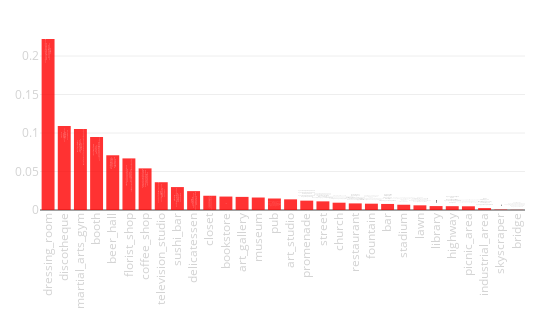

Write notebook code for a chart like this one.
### Code cell
tags_rate(city_data)

### Figure 1 — Plotly figure (JSON) as saved in the notebook; plotly's stock layout.template omitted (floating-point values rounded to 4 significant figures)
{"data": [{"hoverinfo": "y+text", "marker": {"color": "red"}, "opacity": 0.8, "text": ["Polaris_Lux<br>Салон_Одежды_Сливки<br>Новостройки_Тулы<br>Персона_Grata_Persona_Grata<br>Make_Up_Studio_by_Romanova_Anna", "Клуб_Облака<br>Hardy_Bar<br>The_Office_Nargilia_Тула<br>Башня<br>Баритон", "Федерация_спортивной_акробатики_Тульской_области<br>Своя_Йога<br>Хулиган_nomberone<br>Спортзал_Хулиган<br>Calipso_Dance_Centre", "Сеть_Кафе_Ресторанов_Ханой_Тула<br>Клаустрофобия_Тула<br>Синема_Стар<br>Tui_Тула<br>Brow_Service_Center", "Паб_3_Сестры<br>Винный_Погреб<br>_ernovar_Тула<br>Saldens_Taphouse<br>Советский_спорт", "Студия_флористического_дизайна_Цветочный_стиль<br>1000_цветов_Тула<br>Кирова<br>Набережная_Упы<br>Площадь_Ленина_Тула_Россия", "Кофейный_дом_orus<br>Два_Пекаря<br>BARY_на_Первомайской<br>BARY_на_Первомайской<br>BARY_на_Красноармейском", "ГТРК_Тула<br>Hookah_Place<br>Реалити_квест_ВЫХОД_Тула<br>Rixos<br>Великий_Гэтсби_бар_караоке", "Кафе_Зерна<br>Check_In_BAR<br>Диалектика<br>Vеранда_I_Garden_Street_Food<br>Mama_Mia", "Кофейня_38<br>Фо_Бо_вьетнамская_кухня<br>Раковарня_Клешня<br>Burger_Heroes<br>Drova", "Салон_Одежды_Сливки<br>Бутик_Галерея<br>DENNY_ROSE_Тула<br>Discovery_Store<br>Революции_17", "Тульская_областная_универсальная_научная_библиотека<br>Ворота_Солнца_Бар_и_Еда_<br>Корней_Иванович_Детские_книги_в_Туле<br>Ресторан_Библиотека_Тула<br>Винный_Погреб", "Тульский_областной_художественный_музей_The_Tula_Museum_of_Fine_Arts<br>Выставочный_Зал<br>Тульский_музей_Изобразительных_Искусств<br>Выставочный_зал<br>АртИзба", "Тульский_областной_художественный_музей_The_Tula_Museum_of_Fine_Arts<br>Тульский_музей_Изобразительных_Искусств<br>Выставочный_Зал<br>Студия_Татуировки_Забей<br>Пункт_выдачи_заказов_на_Каминского_21", "Барвиха_Лаунж_Тула<br>Дом_15<br>Караоке_Лофт_Люди<br>Пивоварня_Августин<br>Другое_дело", "Выставочный_зал<br>Тульский_областной_художественный_музей_The_Tula_Museum_of_Fine_Arts<br>АртИзба<br>Выставочный_Зал<br>Тульский_музей_Изобразительных_Искусств", "Тульская_Набережная<br>Тульская_Набережная<br>Набережная<br>Тульская_Набережная<br>На_набережной", "Салон_Одежды_Сливки<br>Площадь_Ленина_г_Тула<br>TOPGUN_Barbershop<br>Mcdonalds_Tula<br>Философия_AS_Галерея_моды", "Nicholas_Zaretsky_Church<br>Свято_Успенский_Кафедральный_Собор<br>Успенский_Кафедральный_Собор_Г_Тула<br>Храм_Двенадцати_Апостолов<br>Успенский_Собор_Г_тула", "Burger_Heroes<br>Другое_Дело<br>Ресторан_Библиотека_Тула<br>Кофейный_дом_orus<br>Хинкальная_У_Кремля", "Театральный_Сквер<br>Парк_Им_Белоусова<br>Тула<br>Городской_Кремлевский_Сад_Тула<br>Крестовоздвиженская_Площадь", "Паб_3_Сестры<br>Old_Boy_Bar<br>_ernovar_Тула<br>Dream_Bar<br>Старая_Тульская_аптека", "Центральный_Стадион_Арсенал<br>Football_Academy_Dmitry_Alenichev_in_Tula<br>Estadio_Arsenal<br>Арсенал<br>Arsenal_Stadion", "Кирова<br>11_Hotel_Garden_Tula_Russia<br>Тульская_Набережная<br>Берёзкино_Коттеджный_посёлок<br>Парк_Им_Белоусова", "Ворота_Солнца_Бар_и_Еда_<br>Тульская_областная_универсальная_научная_библиотека<br>Ресторан_Библиотека_Тула<br>Корней_Иванович_Детские_книги_в_Туле<br>Тульский_Академический_Драматический_Театр", "Пролетарский_Мост<br>Орёл<br>Венев_Монастырь<br>Тульская_Набережная<br>Епифань", "Тульский_Колледж_Искусств_им_АС_Даргомыжского<br>Музей_Усадьба_Ясная_Поляна<br>Тула_Центральный_Парк_Имени_Белоусова<br>Кремлевский_Сад<br>Туристическое_агентство_Паспорт", "Цирк<br>Город_Тула<br>Максима_Горького_1<br>Глобус_в_Туле<br>Тула_Красноармейский", "Если_Не_Сегодня_А_Когда_<br>Underground<br>имени_Михеева<br>Недвижимость_Новостройки_Квартиры_Тренинг_и_обучение_риэлторов_Тула<br>Тула_Советская", "Sport_Energy<br>Тульская_Набережная<br>Городской_Кремлевский_Сад_Тула<br>Оружейная_Палата<br>На_набережной"], "type": "bar", "uid": "fbba5434-58aa-11e9-9e70-3c15c2cf2370", "x": ["dressing_room", "discotheque", "martial_arts_gym", "booth", "beer_hall", "florist_shop", "coffee_shop", "television_studio", "sushi_bar", "delicatessen", "closet", "bookstore", "art_gallery", "museum", "pub", "art_studio", "promenade", "street", "church", "restaurant", "fountain", "bar", "stadium", "lawn", "library", "highway", "picnic_area", "industrial_area", "skyscraper", "bridge"], "y": [0.2221, 0.109, 0.1051, 0.09473, 0.07108, 0.06701, 0.05406, 0.03608, 0.02978, 0.02453, 0.01852, 0.01747, 0.01702, 0.01622, 0.01493, 0.01385, 0.01215, 0.01123, 0.009483, 0.008569, 0.008202, 0.007862, 0.006846, 0.006094, 0.005092, 0.004955, 0.004832, 0.002488, 0.0005512, 0.0001901]}], "layout": {"height": 330, "margin": {"b": 120, "l": 40, "r": 25, "t": 30}, "showlegend": false, "width": 550, "xaxis": {"tickangle": -90, "tickfont": {"color": "lightgrey", "size": 11.5}}, "xaxis2": {"tickangle": -90, "tickfont": {"color": "lightgrey", "size": 11.5}}, "yaxis": {"tickfont": {"color": "lightgrey", "size": 11.5}}, "yaxis2": {"tickfont": {"color": "lightgrey", "size": 11.5}}}}
